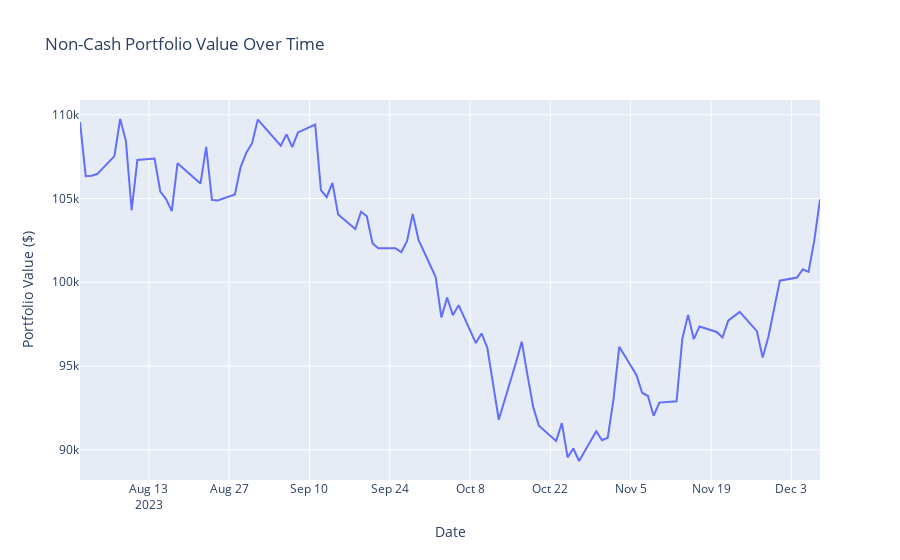

The notebook cell saved with this chart:
### Code cell
# Plot the total portfolio value over time
import plotly.graph_objects as go

# Plot the portfolio value over time starting on August 1, 2023
fig = go.Figure()
fig.add_trace(go.Scatter(x=value_df["Date"], y=value_df["Total Portfolio Value"], mode="lines", name="Non-Cash Portfolio Value"))
fig.update_layout(title="Non-Cash Portfolio Value Over Time", xaxis_title="Date", yaxis_title="Portfolio Value ($)")
fig.show()
